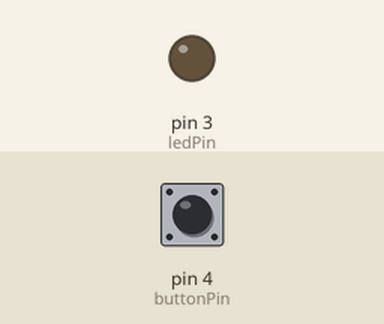
This sketch was run on a simulated Arduino Uno, built with avr-gcc and run on an emulated ATmega328P. On the bench: output pins drawn as LEDs (lit = HIGH). The test bench sets the inputs (shaded band); at power-on: pin 4 (buttonPin) HIGH.

Above: at 1.2 s.
1.3 s: pin 4 (buttonPin) pulled LOW for 0.15 s
At 1.76 s:
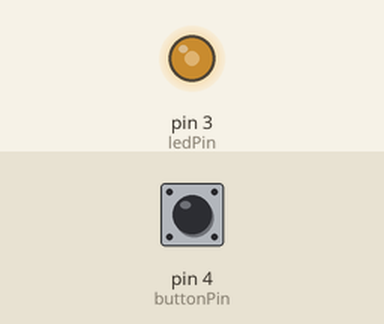
4.3 s: pin 4 (buttonPin) pulled LOW for 1 s
At 5.06 s:
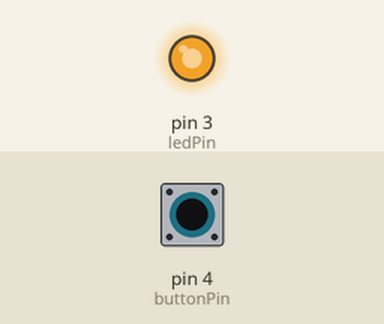
Timing chart, 0 to 7.5 s (numbered marks = the images above; inputs shaded):
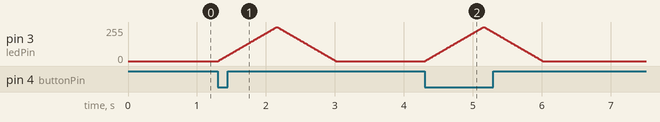

Measured:
- after the input at 1.3 s, pin 3 (ledPin): rises from 0/255 to 255/255 in 0.84 s, then falls to 0/255 in 0.86 s
- after the input at 4.3 s, pin 3 (ledPin): rises from 0/255 to 255/255 in 0.84 s, then falls to 0/255 in 0.86 s

The sketch:

Led4_Button_Fade.ino
```cpp
const int ledPin = 3;        // PWM destekli LED pini
const int buttonPin = 4;     // Buton pini

bool fadeOutNext = false;    // Sıradaki fade ne olacak?

void setup() {
  pinMode(ledPin, OUTPUT);
  pinMode(buttonPin, INPUT_PULLUP);
}

void loop() {
  if (digitalRead(buttonPin) == LOW) {
    // Butona basıldıysa sadece o an çalış

    // Fade in (aç)
    for (int i = 0; i <= 255; i += 3) {
      analogWrite(ledPin, i);
      delay(10);
    }
    // Fade out (kapat)
    for (int i = 255; i >= 0; i -= 3) {
      analogWrite(ledPin, i);
      delay(10);
    }

  }
}
```
